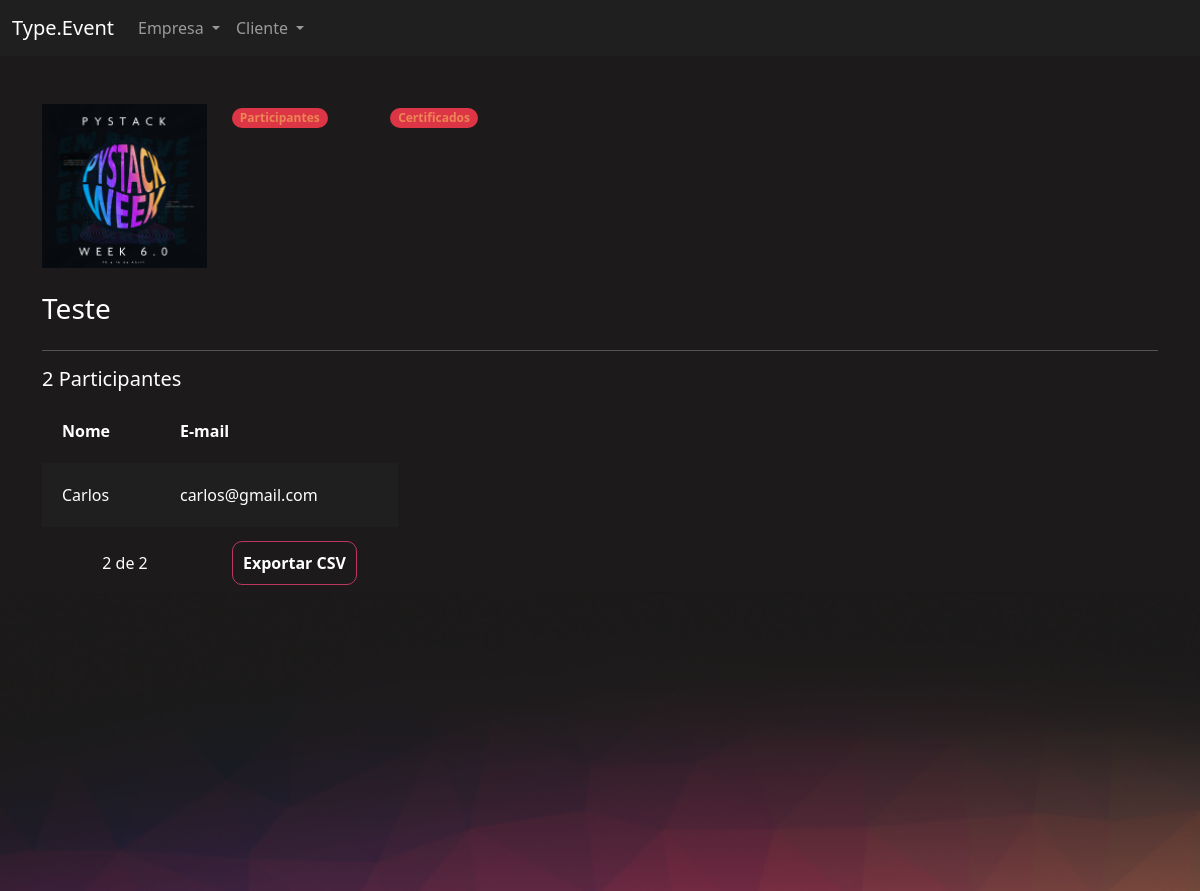
/eventos/participantes_evento/1/ (signed in), run on the app's committed database.
### eventos/models.py (models this page shows, shortened)
class Evento(models.Model):
    criador = models.ForeignKey(User, on_delete=models.DO_NOTHING)
    nome = models.CharField(max_length=200)
    descricao = models.TextField()
    data_inicio = models.DateField()
    data_termino = models.DateField()
    carga_horaria = models.IntegerField()
    logo = models.FileField(upload_to="logos")
    participantes = models.ManyToManyField(User, related_name="evento_participante", null=True, blank=True)
    cor_principal = models.CharField(max_length=7)
    cor_secundaria = models.CharField(max_length=7)
    cor_fundo = models.CharField(max_length=7)

### eventos/views.py (the view)
# urls.py: path('participantes_evento/<int:id>/', views.participantes_evento, name="participantes_evento"),
def participantes_evento(request, id):
    evento = get_object_or_404(Evento, id=id)
    if not evento.criador == request.user:
        raise Http404('Esse evento não é seu')
    if request.method == "GET":
        participantes = evento.participantes.all()[::3]
        return render(request, 'participantes_evento.html', {'evento': evento, 'participantes': participantes})

### eventos/templates/participantes_evento.html (shortened to what this page needs)
{% extends "bases/base_evento.html" %}
{% load static %}
{% block 'importacoes' %}
    <link href="{% static 'evento/css/gerenciar_evento.css' %}" rel="stylesheet">
{% endblock %}
{% block 'conteudo' %}
    <div class="container">
        <br>
        <br>
        <div class="row">
            <div class="col-md-2">
                <img width="100%" src="/media/{{evento.logo}}">
                <br>
                <br>
                <h3>{{evento.nome}}</h3>
            </div>
            <div class="col-md">
                <div class="row">
                    <div class="col-md-2">
                        <span class="badge rounded-pill text-bg-danger"><a class="link" href="{% url 'participantes_evento' evento.id %}">Participantes</a></span>
                    </div>
                    <div class="col-md-2">
                        <span class="badge rounded-pill text-bg-danger"><a class="link" href="{% url 'certificados_evento' evento.id %}">Certificados</a></span>
                    </div>
                </div>
            </div>
        </div>
        <hr>
        <div class="row">
            <h5>{{evento.participantes.all.count}} Participantes</h5>
            <div class="col-md-4">
                <table>
                    <tr>
                        <th>Nome</th>
                        <th>E-mail</th>
                    </tr>
                    {% for participante in participantes %}
                        <tr class="{% cycle 'linha' 'linha2' %}">
                            <td>{{participante.username}}</td>
                            <td>{{participante.email}}</td>
                        </tr>
                    {% endfor %}
                </table>
                <br>
                <div class="row">
                    <div class="col-md text-center">
                        <p>{{evento.participantes.all.count}}  de {{evento.participantes.all.count}} </p>
                    </div>
                    <div class="col-md ">
                        <a href="{% url 'gerar_csv' evento.id %}" class="btn-principal" style="text-decoration: none;">Exportar CSV</a>
                    </div>
                </div>
            </div>
        </div>
    </div>
{% endblock %}

### templates/static/geral/css/base.css (style rules this page uses)
body { color: white !important; }
:root { --main-color: #201F1F; --dark-color: #1C1A1A; --contrast-color: #BE375F; --differential-color: #ED8554; }

### templates/static/evento/css/gerenciar_evento.css (style rules this page uses)
table { width: 100%; padding: 20px; }
.linha { height: 40px; background-color: var(--main-color); padding: 20px; }
td, th { padding: 20px; }

### templates/static/evento/css/evento.css (style rules this page uses)
body { background-color: #1C1A1A; }

### templates/static/usuarios/css/usuarios.css (style rules this page uses)
.link { color: var(--differential-color); text-decoration: none; }
.btn-principal { background-color: transparent; border: 1px solid var(--contrast-color); color: white; padding: 10px; border-radius: 10px; font-weight: bold; }

### data on the page
Evento: logo (picture), nome "Teste", participantes.all.count "2"

### other printed values
{{ participante.username }} "Carlos"
{{ participante.email }} "carlos@gmail.com"
